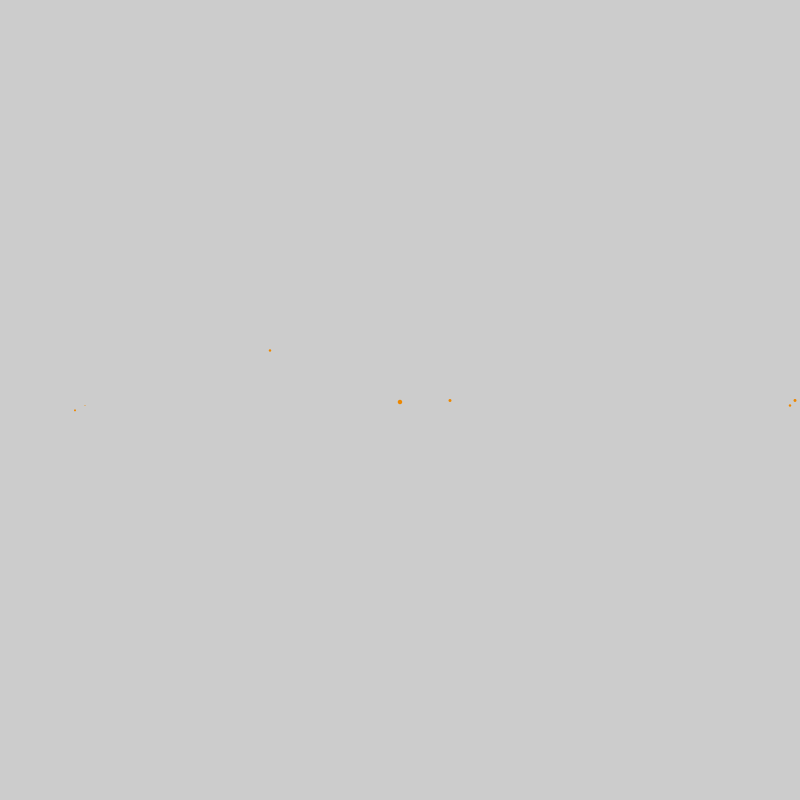
Frame 1 (no input)
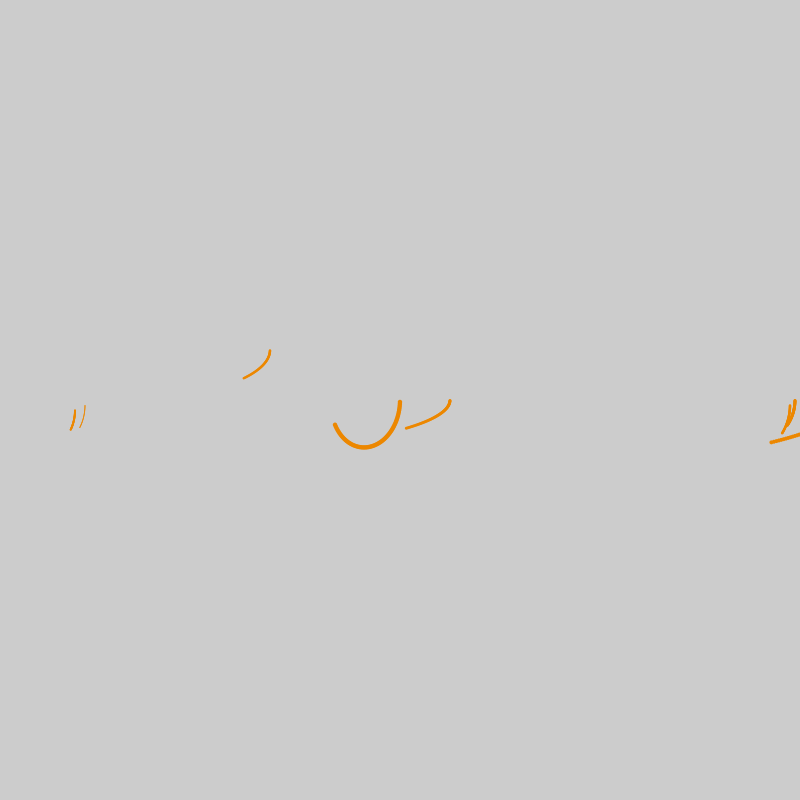
Frame 60 (the mouse pressed at the canvas centre just before this capture)
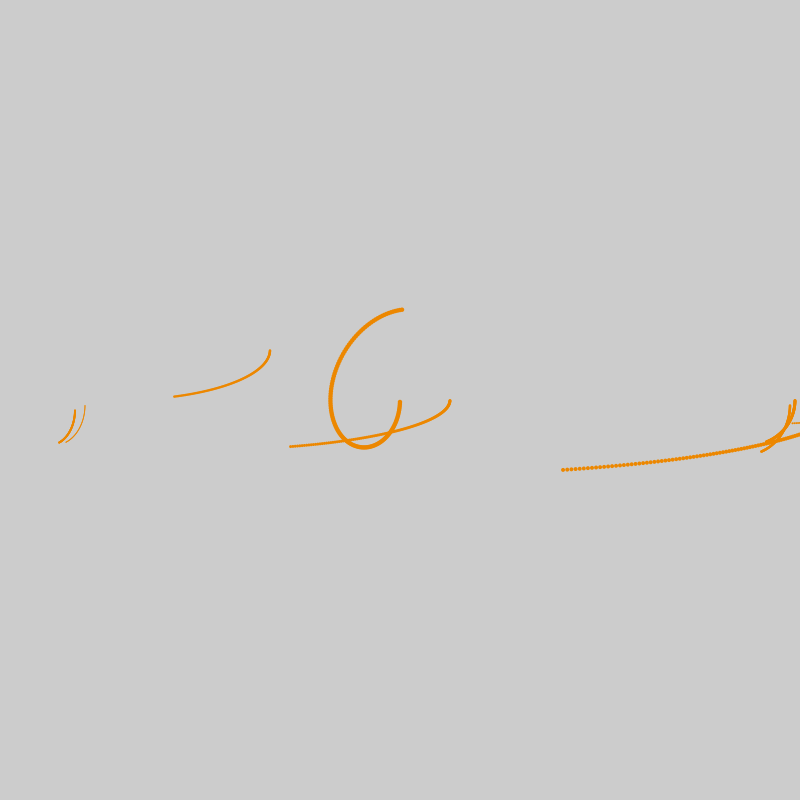
Frame 120 (the mouse held since frame 60 and released just before this capture)

The Processing sketch that drew these frames (run headless with seeded random() and noise(); from frame 60 on, the mouse is pressed at the canvas centre):

// Processing sketch: lineaFull
// ── lineaFull.pde
Caminante c;
void setup() {
  size(800, 800);
  c = new Caminante();
}

void draw() {
  c.mover();
  c.dibujar();
}

class Caminante {
  float x;
  float xC;
  float yC;
  float xP, yP, xS, yS, xT, yT, xU, yU, xQ, yQ, xE, yE, xM, yM, xO, yO;
  float v;
  float a, b, c, d;

  Caminante() {
    x = 0;
    yC = 0;
    yP = yS = yT = yU = yQ =  yE = yM = yO = 0;
    v = 5;

    a = 4;
    b = 1;
    c = 4;
    d = 1;
  }

  void mover() {
    x+=v;
    float t=frameCount*0.01;
    float j = 3;
    float k = 3;
    xC = cos(a*t)-pow(cos(b*t), j);
    yC = sin(c*t)-pow(sin(d*t), k);

    xP = 9*cos(t);
    yP = 1.5*sin(t);

    xS = 5*cos(t);
    yS = 1*sin(t);

    xT = 4*cos(t);
    yT = 0.5*sin(t);

    xU = 0.9*cos(t);
    yU = 0.9*sin(t);

    xQ = 0.5*cos(t);
    yQ = 0.7*sin(t);

    xE = 3*cos(t);
    yE = 1*sin(t);

    xM = 0.9*cos(t);
    yM = 1*sin(t);

    xO = 0.6*cos(t);
    yO = 0.8*sin(t);
  }

  void dibujar() {
    noStroke();
    fill(236, 135, 0);
    float tam = 50;
    ellipse(width/2+xC*tam, height/2+yC*tam, 4.5, 4.5);
    ellipse(width/2+xP*tam, height/2+yP*tam, 4, 4);
    ellipse(width/4+xS*tam, height/2+yS*tam, 3, 3);
    ellipse(720+xT*tam, height/2+yT*tam, 2, 2);
    ellipse(width-50+xU*tam, height/2+yU*tam, 3, 3);
    ellipse(50+xQ*tam, 410+yQ*tam, 2, 2);
    ellipse(120+xE*tam, height/2-50+yE*tam, 2.5, 2.5);
    ellipse(width-55+xM*tam, height/2+5+yM*tam, 2.5, 2.5);
    ellipse(55+xO*tam, 405+yO*tam, 1, 1);
  }
}
